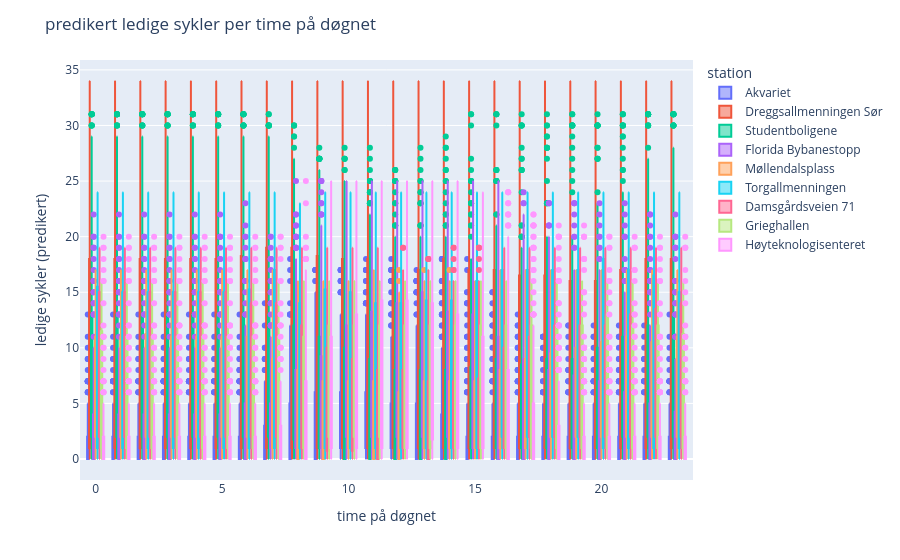

The notebook cell this image was saved under:
### Code cell
# visualiserer neste sykkel per time på døgnet (prediksjonslabel ihht LOCF)
fig = px.box(merged_df, "hour", "free_bikes_next_hour", color="station")
fig.update_layout(title="predikert ledige sykler per time på døgnet", xaxis_title="time på døgnet",
             yaxis_title="ledige sykler (predikert)")
fig.show()

### Figure 1 — Plotly figure (JSON) as saved in the notebook; plotly's stock layout.template omitted (floating-point values rounded to 4 significant figures; data arrays with more than 128 entries replaced by an {"elided": "..."} marker saying what was removed)
{"data": [{"alignmentgroup": "True", "hovertemplate": "station=Akvariet<br>hour=%{x}<br>free_bikes_next_hour=%{y}<extra></extra>", "legendgroup": "Akvariet", "marker": {"color": "#636efa"}, "name": "Akvariet", "notched": false, "offsetgroup": "Akvariet", "orientation": "v", "showlegend": true, "type": "box", "x": {"elided": "6353 int values"}, "x0": " ", "xaxis": "x", "y": {"elided": "6353 float values"}, "y0": " ", "yaxis": "y"}, {"alignmentgroup": "True", "hovertemplate": "station=Dreggsallmenningen Sør<br>hour=%{x}<br>free_bikes_next_hour=%{y}<extra></extra>", "legendgroup": "Dreggsallmenningen Sør", "marker": {"color": "#EF553B"}, "name": "Dreggsallmenningen Sør", "notched": false, "offsetgroup": "Dreggsallmenningen Sør", "orientation": "v", "showlegend": true, "type": "box", "x": {"elided": "6354 int values"}, "x0": " ", "xaxis": "x", "y": {"elided": "6354 float values"}, "y0": " ", "yaxis": "y"}, {"alignmentgroup": "True", "hovertemplate": "station=Studentboligene<br>hour=%{x}<br>free_bikes_next_hour=%{y}<extra></extra>", "legendgroup": "Studentboligene", "marker": {"color": "#00cc96"}, "name": "Studentboligene", "notched": false, "offsetgroup": "Studentboligene", "orientation": "v", "showlegend": true, "type": "box", "x": {"elided": "6354 int values"}, "x0": " ", "xaxis": "x", "y": {"elided": "6354 float values"}, "y0": " ", "yaxis": "y"}, {"alignmentgroup": "True", "hovertemplate": "station=Florida Bybanestopp<br>hour=%{x}<br>free_bikes_next_hour=%{y}<extra></extra>", "legendgroup": "Florida Bybanestopp", "marker": {"color": "#ab63fa"}, "name": "Florida Bybanestopp", "notched": false, "offsetgroup": "Florida Bybanestopp", "orientation": "v", "showlegend": true, "type": "box", "x": {"elided": "6354 int values"}, "x0": " ", "xaxis": "x", "y": {"elided": "6354 float values"}, "y0": " ", "yaxis": "y"}, {"alignmentgroup": "True", "hovertemplate": "station=Møllendalsplass<br>hour=%{x}<br>free_bikes_next_hour=%{y}<extra></extra>", "legendgroup": "Møllendalsplass", "marker": {"color": "#FFA15A"}, "name": "Møllendalsplass", "notched": false, "offsetgroup": "Møllendalsplass", "orientation": "v", "showlegend": true, "type": "box", "x": {"elided": "6354 int values"}, "x0": " ", "xaxis": "x", "y": {"elided": "6354 float values"}, "y0": " ", "yaxis": "y"}, {"alignmentgroup": "True", "hovertemplate": "station=Torgallmenningen<br>hour=%{x}<br>free_bikes_next_hour=%{y}<extra></extra>", "legendgroup": "Torgallmenningen", "marker": {"color": "#19d3f3"}, "name": "Torgallmenningen", "notched": false, "offsetgroup": "Torgallmenningen", "orientation": "v", "showlegend": true, "type": "box", "x": {"elided": "6354 int values"}, "x0": " ", "xaxis": "x", "y": {"elided": "6354 float values"}, "y0": " ", "yaxis": "y"}, {"alignmentgroup": "True", "hovertemplate": "station=Damsgårdsveien 71<br>hour=%{x}<br>free_bikes_next_hour=%{y}<extra></extra>", "legendgroup": "Damsgårdsveien 71", "marker": {"color": "#FF6692"}, "name": "Damsgårdsveien 71", "notched": false, "offsetgroup": "Damsgårdsveien 71", "orientation": "v", "showlegend": true, "type": "box", "x": {"elided": "6354 int values"}, "x0": " ", "xaxis": "x", "y": {"elided": "6354 float values"}, "y0": " ", "yaxis": "y"}, {"alignmentgroup": "True", "hovertemplate": "station=Grieghallen<br>hour=%{x}<br>free_bikes_next_hour=%{y}<extra></extra>", "legendgroup": "Grieghallen", "marker": {"color": "#B6E880"}, "name": "Grieghallen", "notched": false, "offsetgroup": "Grieghallen", "orientation": "v", "showlegend": true, "type": "box", "x": {"elided": "6354 int values"}, "x0": " ", "xaxis": "x", "y": {"elided": "6354 float values"}, "y0": " ", "yaxis": "y"}, {"alignmentgroup": "True", "hovertemplate": "station=Høyteknologisenteret<br>hour=%{x}<br>free_bikes_next_hour=%{y}<extra></extra>", "legendgroup": "Høyteknologisenteret", "marker": {"color": "#FF97FF"}, "name": "Høyteknologisenteret", "notched": false, "offsetgroup": "Høyteknologisenteret", "orientation": "v", "showlegend": true, "type": "box", "x": {"elided": "6354 int values"}, "x0": " ", "xaxis": "x", "y": {"elided": "6354 float values"}, "y0": " ", "yaxis": "y"}], "layout": {"boxmode": "group", "legend": {"title": {"text": "station"}, "tracegroupgap": 0}, "margin": {"t": 60}, "title": {"text": "predikert ledige sykler per time på døgnet"}, "xaxis": {"anchor": "y", "domain": [0, 1], "title": {"text": "time på døgnet"}}, "yaxis": {"anchor": "x", "domain": [0, 1], "title": {"text": "ledige sykler (predikert)"}}}}
